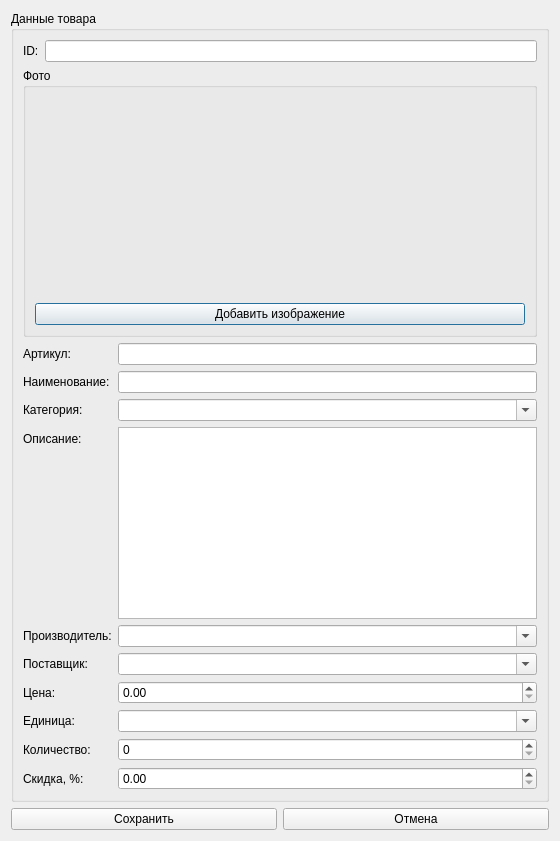
<?xml version="1.0" encoding="UTF-8"?>
<!-- product_form.ui -->
<ui version="4.0">
 <class>ProductEditWindow</class>
 <widget class="QDialog" name="ProductEditWindow">
  <property name="windowTitle"><string>Товар</string></property>
  <property name="windowModality">
   <enum>Qt::WindowModality::WindowModal</enum>
  </property>
  <property name="minimumSize"><size><width>560</width><height>520</height></size></property>
  <layout class="QVBoxLayout" name="verticalLayout">
   <item>
    <widget class="QGroupBox" name="data_group">
     <property name="title"><string>Данные товара</string></property>
     <layout class="QVBoxLayout" name="data_layout">
      <item>
       <layout class="QHBoxLayout" name="row_id">
        <item><widget class="QLabel" name="lbl_id"><property name="text"><string>ID:</string></property><property name="wordWrap"><bool>true</bool></property></widget></item>
        <item><widget class="QLineEdit" name="id_edit"><property name="readOnly"><bool>true</bool></property></widget></item>
       </layout>
      </item>
      <item>
       <widget class="QGroupBox" name="photo_group">
        <property name="title"><string>Фото</string></property>
        <layout class="QVBoxLayout" name="photo_layout">
         <item><widget class="QLabel" name="photo_label"><property name="minimumSize"><size><width>300</width><height>200</height></size></property></widget></item>
         <item><widget class="QPushButton" name="btn_photo"><property name="text"><string>Добавить изображение</string></property></widget></item>
        </layout>
       </widget>
      </item>
      <item>
       <layout class="QFormLayout" name="formLayout">
        <item row="0" column="0"><widget class="QLabel" name="lbl_article"><property name="text"><string>Артикул:</string></property><property name="wordWrap"><bool>true</bool></property></widget></item>
        <item row="0" column="1"><widget class="QLineEdit" name="article_edit"/></item>
        <item row="1" column="0"><widget class="QLabel" name="lbl_name"><property name="text"><string>Наименование:</string></property><property name="wordWrap"><bool>true</bool></property></widget></item>
        <item row="1" column="1"><widget class="QLineEdit" name="name_edit"/></item>
        <item row="2" column="0"><widget class="QLabel" name="lbl_category"><property name="text"><string>Категория:</string></property><property name="wordWrap"><bool>true</bool></property></widget></item>
        <item row="2" column="1"><widget class="QComboBox" name="category_combo"><property name="editable"><bool>true</bool></property></widget></item>
        <item row="3" column="0"><widget class="QLabel" name="lbl_desc"><property name="text"><string>Описание:</string></property><property name="wordWrap"><bool>true</bool></property></widget></item>
        <item row="3" column="1"><widget class="QPlainTextEdit" name="desc_edit"><property name="maximumBlockCount"><number>0</number></property><property name="minimumSize"><size><width>200</width><height>80</height></size></property></widget></item>
        <item row="4" column="0"><widget class="QLabel" name="lbl_manuf"><property name="text"><string>Производитель:</string></property><property name="wordWrap"><bool>true</bool></property></widget></item>
        <item row="4" column="1"><widget class="QComboBox" name="manuf_combo"><property name="editable"><bool>true</bool></property></widget></item>
        <item row="5" column="0"><widget class="QLabel" name="lbl_supp"><property name="text"><string>Поставщик:</string></property><property name="wordWrap"><bool>true</bool></property></widget></item>
        <item row="5" column="1"><widget class="QComboBox" name="supp_combo"><property name="editable"><bool>true</bool></property></widget></item>
        <item row="6" column="0"><widget class="QLabel" name="lbl_price"><property name="text"><string>Цена:</string></property><property name="wordWrap"><bool>true</bool></property></widget></item>
        <item row="6" column="1"><widget class="QDoubleSpinBox" name="price_spin"><property name="decimals"><number>2</number></property><property name="maximum"><double>99999999.990000001490116119384765625</double></property><property name="minimum"><double>0.000000000000000000000000000000000</double></property></widget></item>
        <item row="7" column="0"><widget class="QLabel" name="lbl_unit"><property name="text"><string>Единица:</string></property><property name="wordWrap"><bool>true</bool></property></widget></item>
        <item row="7" column="1"><widget class="QComboBox" name="unit_combo"><property name="editable"><bool>true</bool></property></widget></item>
        <item row="8" column="0"><widget class="QLabel" name="lbl_qty"><property name="text"><string>Количество:</string></property><property name="wordWrap"><bool>true</bool></property></widget></item>
        <item row="8" column="1"><widget class="QSpinBox" name="qty_spin"><property name="maximum"><number>999999999</number></property><property name="minimum"><number>0</number></property></widget></item>
        <item row="9" column="0"><widget class="QLabel" name="lbl_discount"><property name="text"><string>Скидка, %:</string></property><property name="wordWrap"><bool>true</bool></property></widget></item>
        <item row="9" column="1"><widget class="QDoubleSpinBox" name="discount_spin"><property name="decimals"><number>2</number></property><property name="maximum"><double>100.000000000000000000000000000000000</double></property><property name="minimum"><double>0.000000000000000000000000000000000</double></property></widget></item>
       </layout>
      </item>
     </layout>
    </widget>
   </item>
   <item>
    <layout class="QHBoxLayout" name="hl_buttons">
     <item><widget class="QPushButton" name="btn_save"><property name="text"><string>Сохранить</string></property></widget></item>
     <item><widget class="QPushButton" name="btn_cancel"><property name="text"><string>Отмена</string></property></widget></item>
    </layout>
   </item>
  </layout>
 </widget>
 <resources/><connections/>
</ui>
